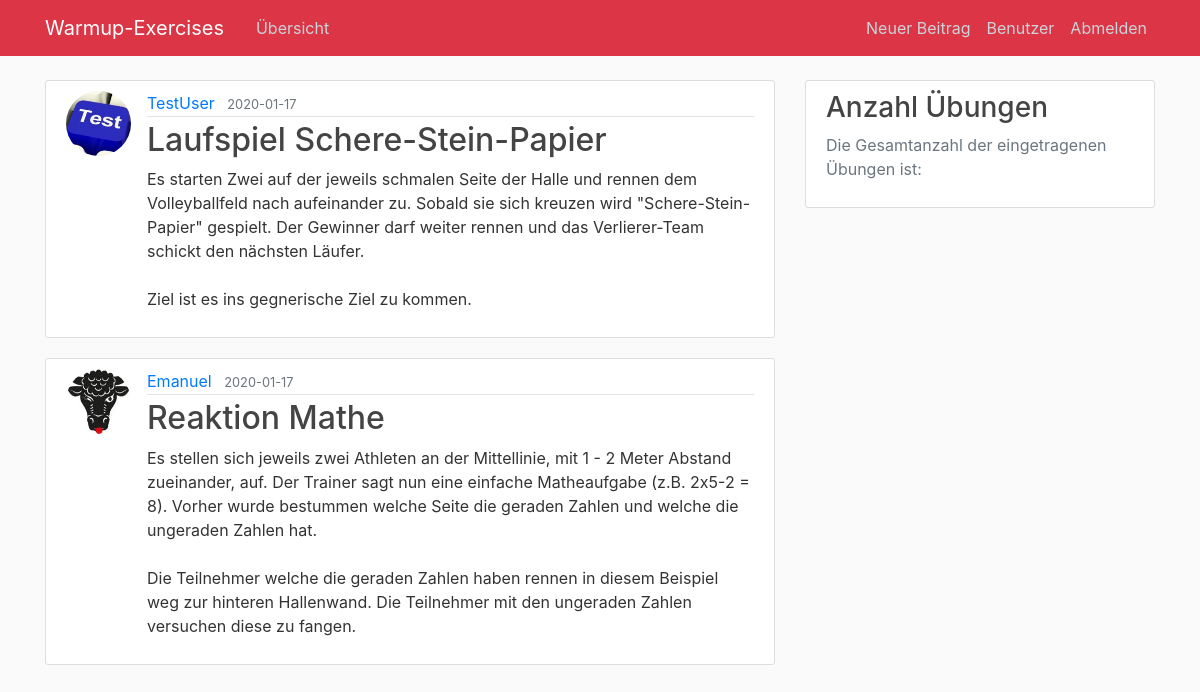
Screenshot of /home (signed in) with the database file from the repository.
### flaskblog/models.py (models this page shows, shortened)
class Post(db.Model):
    id = db.Column(db.Integer, primary_key=True)
    title = db.Column(db.String(100), nullable=False)
    date_posted = db.Column(db.DateTime, nullable=False, default=datetime.utcnow)
    content = db.Column(db.Text, nullable=False)
    user_id = db.Column(db.Integer, db.ForeignKey('user.id'), nullable=False)

class User(db.Model, UserMixin):
    id = db.Column(db.Integer, primary_key=True)
    username = db.Column(db.String(20), unique=True, nullable=False)
    email = db.Column(db.String(50), unique=True, nullable=False)
    image_file = db.Column(db.String(20), nullable=False, default='default.jpg')
    password = db.Column(db.String(60), nullable=False)
    posts = db.relationship('Post', backref='author', lazy=True)

### flaskblog/routes.py (the view)
@app.route("/")
@app.route("/home")
def home():
    posts = Post.query.all()
    return render_template('home.html', posts=posts)

### flaskblog/models.py (called while the page is built)
@login_manager.user_loader
def load_user(user_id):
    return User.query.get(int(user_id))

### flaskblog/templates/home.html
{% extends "layout.html" %}
{% block content %}
    {% for post in posts %}
        <article class="media content-section">
          <img class="rounded-circle article-img" src="{{ url_for('static', filename='profile_pics/' + post.author.image_file) }}">
          <div class="media-body">
            <div class="article-metadata">
              <a class="mr-2" href="#">{{ post.author.username }}</a>
              <small class="text-muted">{{ post.date_posted.strftime('%Y-%m-%d') }}</small>
            </div>
            <h2><a class="article-title" href="{{ url_for('post', post_id=post.id) }}">{{ post.title }}</a></h2>
            <p class="article-content">{{ post.content }}</p>
          </div>
        </article>
    {% endfor %}
{% endblock content %}

### flaskblog/static/main.css (style rules this page uses)
body { background: #fafafa; color: #333333; margin-top: 5rem; }
h1, h2, h3, h4, h5, h6 { color: #444444; }
.content-section { background: #ffffff; padding: 10px 20px; border: 1px solid #dddddd; border-radius: 3px; margin-bottom: 20px; }
.article-title { color: #444444; }
.article-content { white-space: pre-line; }
.article-img { height: 65px; width: 65px; margin-right: 16px; }
.article-metadata { padding-bottom: 1px; margin-bottom: 4px; border-bottom: 1px solid #e3e3e3 }

### rows the page displays
Post: image_file (picture), author.username "TestUser", date_posted "2020-01-17", title "Laufspiel Schere-Stein-Papier", content "Es starten Zwei auf der jeweils schmalen Seite der Halle und rennen dem Volleyballfeld nach aufeinander zu. Sobald sie sich kreuzen wird \"Schere-Stein-Papier\" gespielt. Der Gewinner darf weiter rennen und das Verlierer-Team schickt den nächsten Läufer. Ziel ist es ins gegnerische Ziel zu kommen."
Post: image_file (picture), author.username "Emanuel", date_posted "2020-01-17", title "Reaktion Mathe", content "Es stellen sich jeweils zwei Athleten an der Mittellinie, mit 1 - 2 Meter Abstand zueinander, auf. Der Trainer sagt nun eine einfache Matheaufgabe (z.B. 2x5-2 = 8). Vorher wurde bestummen welche Seite die geraden Zahlen und welche die ungeraden Zahlen hat. Die Teilnehmer welche die geraden Zahlen haben rennen in diesem Beispiel weg zur hinteren Hallenwand. Die Teilnehmer mit den ungeraden Zahlen versuchen diese zu fangen."
